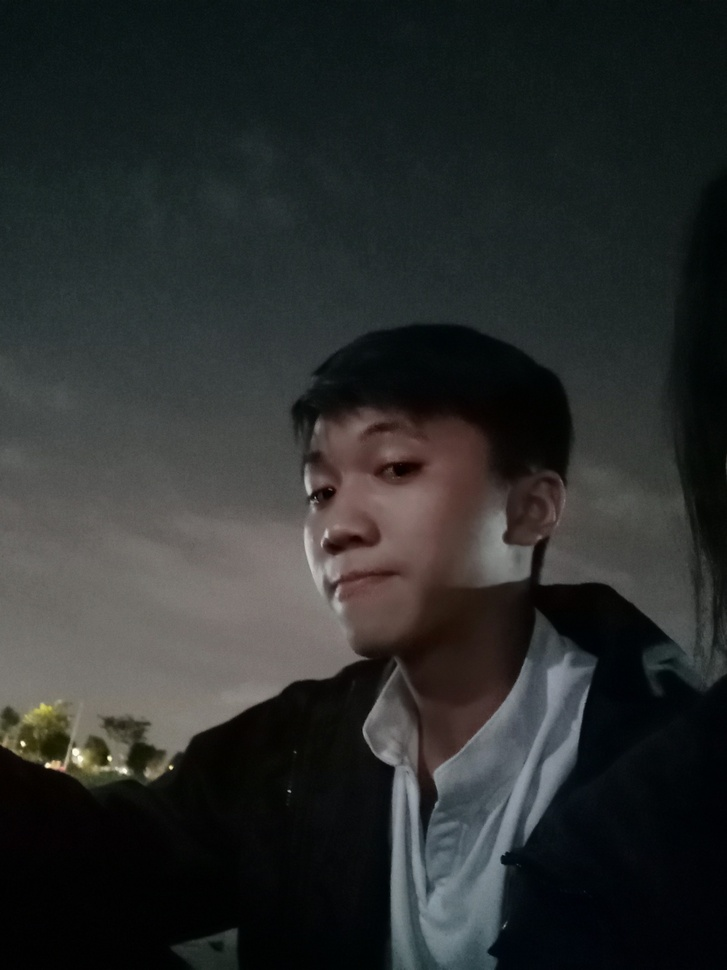
#> input picture đọc ảnh/abc1.png.jpg, 727 x 970 px, shrunk from 1920 x 2560 before the run
$ python 'đọc ảnh1.py'
#> lines starting #> are read from the running program, lines starting #| are printed output that depends on the picture
import matplotlib.pyplot as plt
import matplotlib.image as img

image1 = img.imread("abc1.png.jpg")
#> image1 is the input picture: shape (970, 727, 3); mean R, G, B 42.3, 44.9, 44.2
image2 = img.imread("abc2.png.jpg")
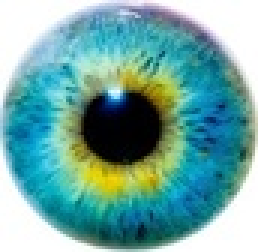
#> input picture đọc ảnh/abc2.png.jpg, 86 x 84 px, shrunk from 227 x 222 before the run (shown 3 times larger)
#> image2 is the input picture: shape (84, 86, 3); mean R, G, B 113.7, 167.8, 163.5
image3 = img.imread("abc3.jpg.jpg")
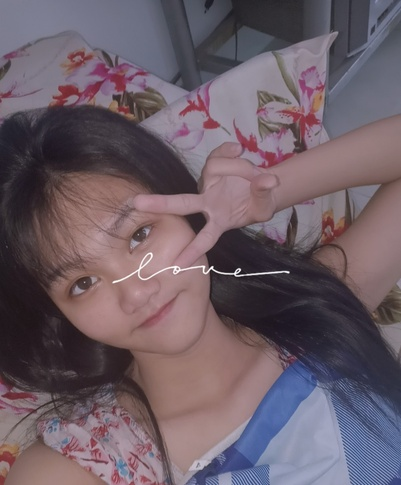
#> input picture đọc ảnh/abc3.jpg.jpg, 401 x 485 px, shrunk from 1058 x 1280 before the run
#> image3 is the input picture: shape (485, 401, 3); mean R, G, B 108.2, 93.5, 102.9
image4 = img.imread("abc4.png.jpg")
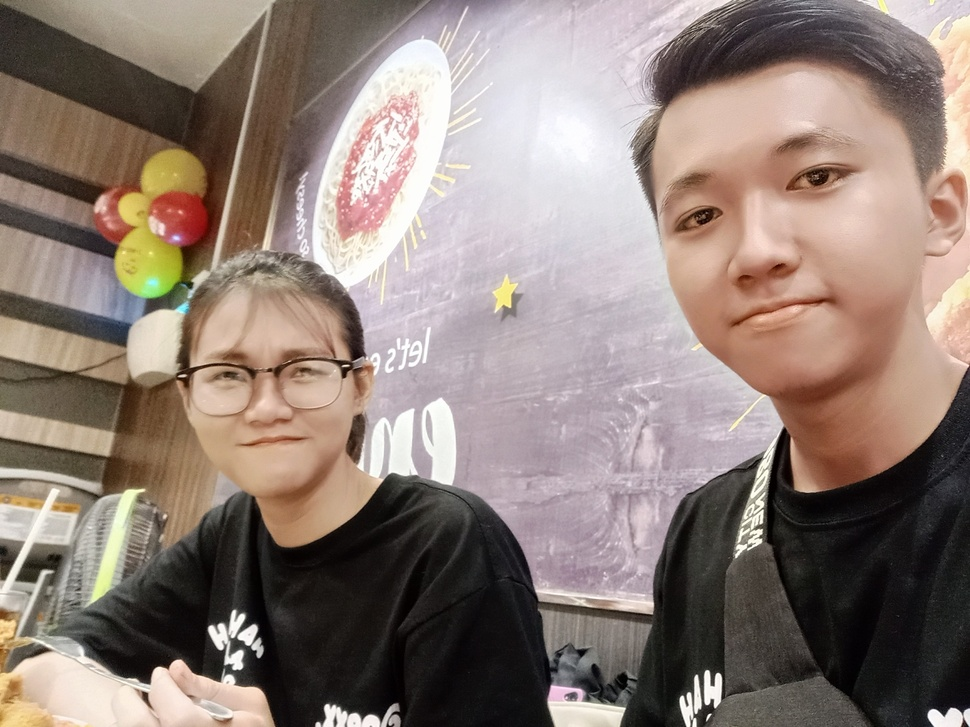
#> input picture đọc ảnh/abc4.png.jpg, 970 x 727 px, shrunk from 2560 x 1920 before the run
#> image4 is the input picture: shape (727, 970, 3); mean R, G, B 142.6, 126.9, 118.8

fig, axs = plt.subplots(2, 2, figsize = (8, 8))

axs[0, 0].imshow(image1)
axs[0, 1].imshow(image2)
axs[1, 0].imshow(image3)
axs[1, 1].imshow(image4)

plt.show()
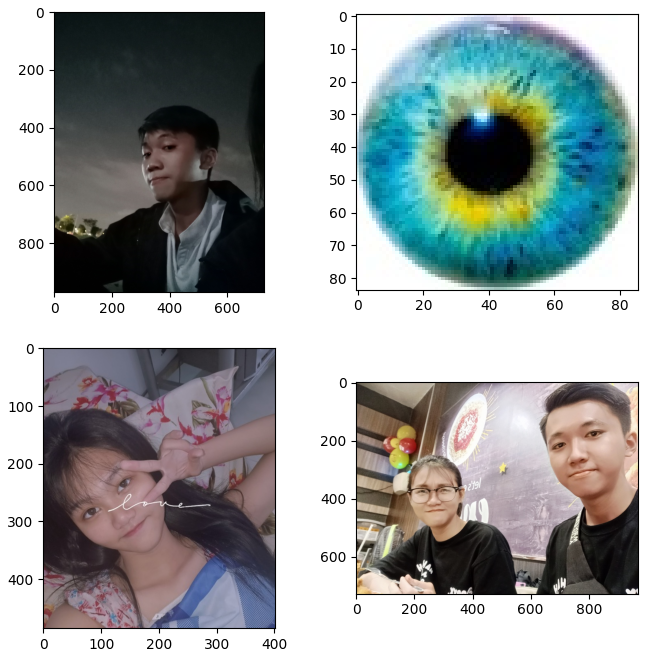
#> figure drawn by matplotlib, 4 panels

#Lưu file
plt.savefig('a.png')
plt.savefig('a.pdf')
